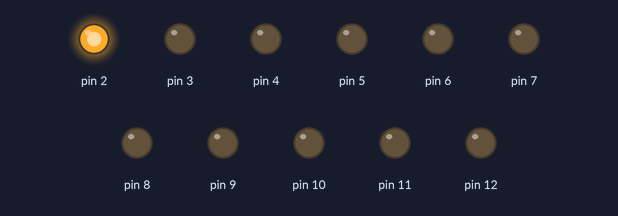
A sketch run on a simulated Arduino Uno, built with avr-gcc and run on an emulated ATmega328P. Shown: output pins drawn as LEDs (lit = HIGH).

Above: at 0.02 s.
At 0.32 s:
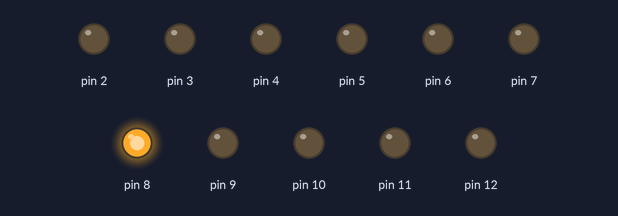
At 0.67 s:
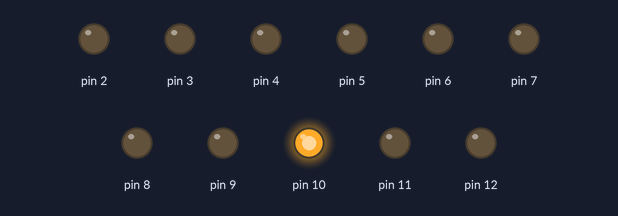
At 1.37 s:
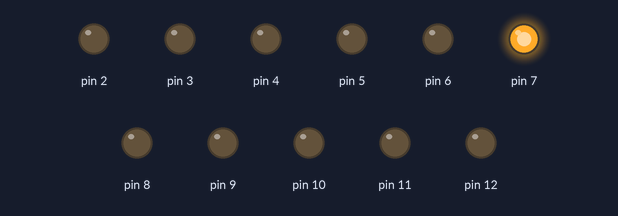
At 2.07 s:
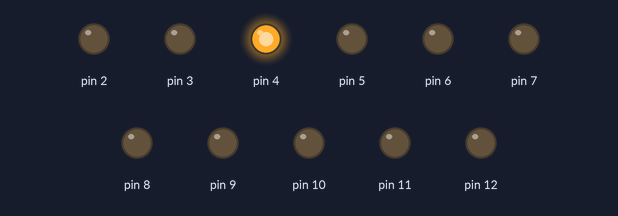
At 2.75 s:
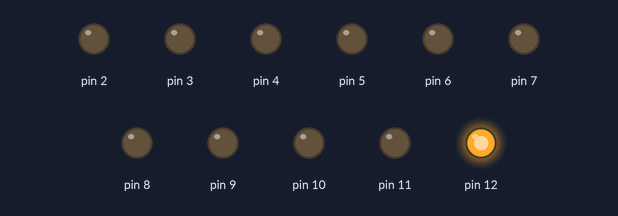
Timing chart, 0 to 3.0 s (numbered marks = the images above):
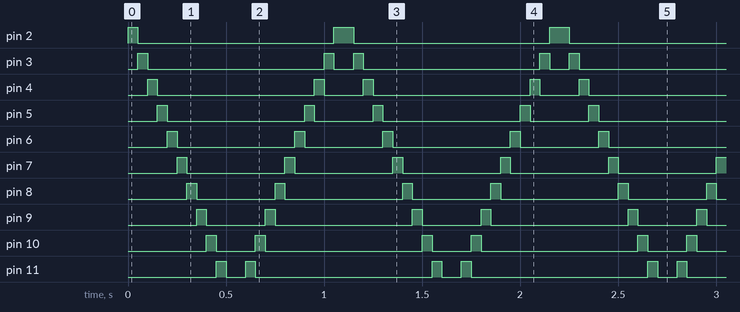

The sketch:

secuencias-de-luces-led-asc-desc.ino
```cpp
// Secuencia de leds de forma ascendente y descendente

int delayNumber = 50;
int numbersLeds = 12;
void setup() {
  // put your setup code here, to run once:
  for(byte i = 2; i <= numbersLeds; i++) {
    pinMode(i, OUTPUT);
  }

}

void loop() {
  // put your main code here, to run repeatedly:
  for(byte i = 2; i <= numbersLeds; i++) {
    digitalWrite(i, HIGH);
    delay(delayNumber);
    digitalWrite(i, LOW);
  }

  for (byte i = numbersLeds; i >= 2; i--) {
    digitalWrite(i, HIGH);
    delay(delayNumber);
    digitalWrite(i, LOW);
  }

}
```

Measured:
- by itself, pin 2, pin 12: alternates HIGH for 0.10 s and LOW for 1.0 s
- by itself, pin 3: repeats every 1.1 s: LOW 0.90 s, HIGH 0.05 s, LOW 0.10 s, HIGH 0.05 s
- by itself, pin 4: repeats every 1.1 s: LOW 0.80 s, HIGH 0.05 s, LOW 0.20 s, HIGH 0.05 s
- by itself, pin 5: repeats every 1.1 s: LOW 0.70 s, HIGH 0.05 s, LOW 0.30 s, HIGH 0.05 s
- by itself, pin 6: repeats every 1.1 s: LOW 0.60 s, HIGH 0.05 s, LOW 0.40 s, HIGH 0.05 s
- by itself, pin 7: alternates HIGH for 0.05 s and LOW for 0.50 s
- by itself, pin 8: repeats every 1.1 s: LOW 0.40 s, HIGH 0.05 s, LOW 0.60 s, HIGH 0.05 s
- by itself, pin 9: repeats every 1.1 s: LOW 0.30 s, HIGH 0.05 s, LOW 0.70 s, HIGH 0.05 s
